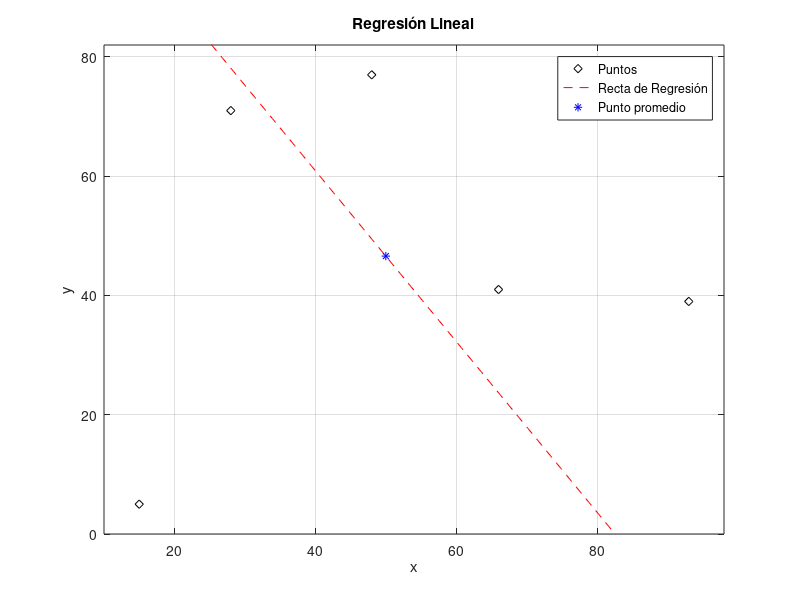

The MATLAB source for this figure:
% Taller sobre regresión linea
% Yazmin Andrea Moreno Perez 20192167083
% Wilson Eduardo Jerez Hernández 20181167034
clc; clear all; close all; % se limpia todo el framework
% Solicitar n
% Generar una lista de puntos aleatorios para x y para y
% Calcular la b
% Calcular la a
% Calcular los puntos generados por la recta
% Paso 1: Solicitar n al usuario
n = input("Ingrese el valor de n: ");
% Generar n valores aleatorios para x e y
x = randi([1, 100], n, 1);
y = randi([1, 100], n, 1);
% calcular las sumas
sum_x=0; % suma de x
sum_y=0; % suma de y 
sum_xy = 0; % la covarianza 
sum_x_cuadrado = 0 ; % x^2
for i=1:n % sumas a "pedal"
    sum_x = sum_x+ x(i);
    sum_y = sum_y+y(i);
    sum_xy = sum_xy+ (x(i)*y(i));
    sum_x_cuadrado = sum_x_cuadrado + (x(i)^2);
end
% Calcular promedios 
prom_x = sum_x/n; % promedios de x
prom_y = sum_y/n; % promedios de y
% Calcular los coeficientes por minimos cuadrados perfectos
a = (sum_xy - (n+1) * prom_x * prom_y) / (sum_x_cuadrado - (n+1) * (prom_x)^2);
% se cacula el a segun el profe de metodos
b = prom_y - a * prom_x; % se calcula el b que tiene la propiedad que pasa por los promedios 
x_r = linspace(min(x),max(x),100); % aqui se crea un dominio 
y_regresion = a * x_r + b;% la recta de regresión

% Graficar los puntos y la recta de regresión
plot(x, y,'dk'); % La grafica de los puntos 
grid on; % vista de cuadricula 
hold on; % para que me permita superponer 
plot(x_r, y_regresion, 'r--'); % la grafica de la recta de regresión 
plot(prom_x,prom_y,'b *'); % graficar el promedio 
xlabel('x'); % la etiqueta en x, caracteristicas
ylabel('y'); % la etiqueta en y, labels
title('Regresión Lineal'); % el titulo xd
legend('Puntos', 'Recta de Regresión','Punto promedio'); % la legenda
xlim([min(x)-5, max(x)+5]); % los limites x de grafico 
ylim([min(y)-5, max(y)+5]); % los limites x de grafico 